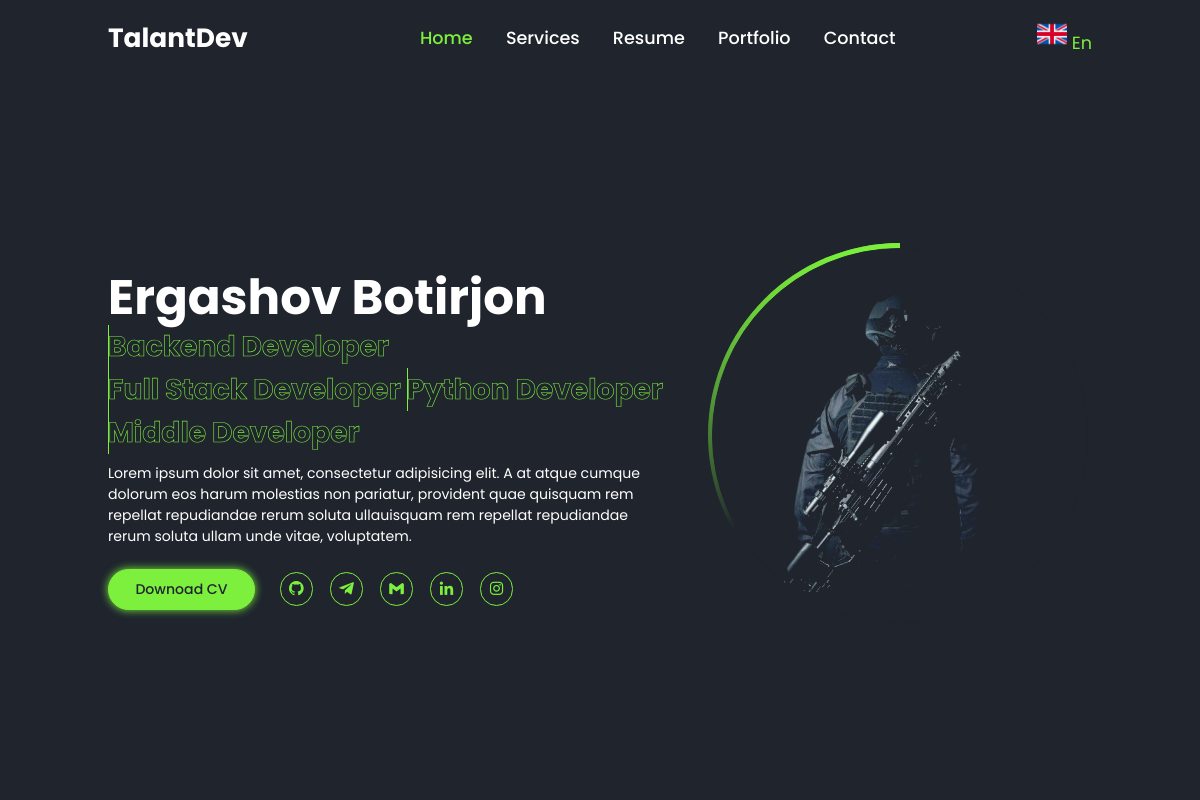
The page /en/ on the database its author committed.
### main/models.py (models this page shows, shortened)
class Language(models.Model):
    base = models.CharField(max_length=20)
    base_url = models.CharField(max_length=20)
    base_img = models.ImageField(upload_to='images/', null=True)
    first = models.CharField(max_length=20)
    first_url = models.CharField(max_length=20)
    first_img = models.ImageField(upload_to='images/', null=True)
    second = models.CharField(max_length=20)
    second_url = models.CharField(max_length=20)
    second_img = models.ImageField(upload_to='images/', null=True)
    create_at = models.DateTimeField(auto_now_add=True)
    update_at = models.DateTimeField(auto_now=True)

### main/views.py (the view)
# urls.py: path('', views.welcome, name='welcome'),
def welcome(request):
    sciences = Science.objects.first()
    about = About.objects.first()
    language = get_languages()
    context = {
        'sciences': sciences,
        'about': about,
        'language': language,
    }
    return render(request, 'index.html', context)

### main/function.py (called while the page is built)
def get_languages():
    return Language.objects.first()

### templates/index.html (shortened to what this page needs)
<!doctype html>
{% load static %}
{% load i18n %}
<html lang="en">
<head>
    <link href='https://unpkg.com/boxicons@2.1.4/css/boxicons.min.css' rel='stylesheet'>
    <link rel="stylesheet" href="{% static 'style/style.css' %}">
</head>
<body>
<header class="active">
    <a href="{% url 'main:welcome' %}" class="logo">{% trans "TalantDev" %}</a>
    <nav>
        <a href="{% url 'main:welcome' %}" class="active">{% trans "Home" %}</a>
        <a href="{% url 'main:services' %}">{% trans "Services" %}</a>
        <a href="{% url 'main:resume' %}">{% trans "Resume" %}</a>
        <a href="{% url 'main:portfolio' %}">{% trans "Portfolio" %}</a>
        <a href="{% url 'main:contact' %}">{% trans "Contact" %}</a>
    </nav>
    <div class="dropdowns">
        <span id="lang">
            <img src="{{ language.base_img.url }}" alt="" width="30">
            {{ language.base }}
        </span>
    </div>
</header>
<div class="bars-box active">
    <div class="bar" style="--i:6;"></div>
    <div class="bar" style="--i:5;"></div>
    <div class="bar" style="--i:4;"></div>
    <div class="bar" style="--i:3;"></div>
    <div class="bar" style="--i:1;"></div>
</div>
<section class="home active">
    <div class="home-detail">
        <h1>Ergashov Botirjon</h1>
        <h2>
            <span style="--i:4" data-text="Backend Developer">
            </span>
            <span style="--i:3" data-text="Full Stack Developer">
            </span>
            <span style="--i:2" data-text="Python Developer">
            </span>
            <span style="--i:1" data-text="Middle Developer">
            </span>
        </h2>
        <p>
            Lorem ipsum dolor sit amet, consectetur adipisicing elit. A at atque cumque dolorum eos harum molestias non
            pariatur, provident quae quisquam rem repellat repudiandae rerum soluta ullauisquam rem repellat repudiandae
            rerum soluta ullam unde vitae, voluptatem.
        </p>
        <div class="btn-sci">
            <a href="#" class="btn">
                {% trans "Downoad CV" %}
            </a>
            <div class="sci">
                <a href="https://github.com/TalantDeveloper">
                    <i class='bx bxl-github'></i>
                </a>
                <a href="https://t.me/Talantbek001">
                    <i class='bx bxl-telegram'></i>
                </a>
                <a href="mailto:ergashovbotirjon4@gmail.com">
                    <i class='bx bxl-gmail'></i>
                </a>
                <a href="https://www.linkedin.com/in/botirjon-ergashov-919a67258/">
                    <i class='bx bxl-linkedin'></i>
                </a>
                <a href="https://www.instagram.com/botirjon642/">
                    <i class='bx bxl-instagram'></i>
                </a>
            </div>
        </div>
    </div>
    <div class="home-img">
        <div class="img-box">
            <div class="img-item">
                <img src="{% static 'img/images.png' %}" alt="">
            </div>
        </div>
    </div>
</section>
</body>
</html>

### static/style/style.css (style rules this page uses)
* { margin: 0; padding: 0; box-sizing: border-box; text-decoration: none; border: none; outline: none; font-family: "Poppins", "sans-serif"; }
:root { --bg-color: #1f242d; --second-bg-color: #323946; --main-color: #7cf03d; --white-color: #fff; --disabled-color: #fff3; }
html { font-size: 62.5%; }
body { color: var(--white-color); }
header { position: fixed; top: 0; left: 0; width: 100%; padding: 2rem 9%; background: var(--bg-color); display: flex; justify-content: space-between; align-items: center; z-index: 100; visibility: hidden; opacity: 0; }
header.active { animation: show-header 1.5s linear forwards; animation-delay: 1.2s; }
.logo { font-size: 3rem; color: var(--white-color); font-weight: 700; }
nav a { font-size: 2rem; color: var(--white-color); font-weight: 500; margin-left: 3.5rem; transition: 0.5s; }
nav a:hover, nav a.active { color: var(--main-color); }
.dropdowns { position: relative; display: inline-block; font-size: 2rem; }
.bars-box { position: absolute; width: 100%; height: 100%; display: flex; }
.bars-box .bar { width: 100%; height: 100%; background: var(--bg-color); animation: hide-bars 0.5s ease-in-out both; animation-delay: calc(0.1s * var(--i)); }
.bars-box.active .bar { animation: show-bars 0.5s ease-in-out both; animation-delay: calc(0.1s * var(--i)); }
section { position: absolute; width: 100%; height: 100%; padding: 10rem 9% 2rem; visibility: hidden; opacity: 0; overflow: hidden; }
section.active { animation: show-content 1.5s linear forwards; animation-delay: 1.6s; }
.home { display: flex; align-items: center; gap: 5rem; }
.home-detail h1 { font-size: clamp(3.5rem, 10vw, 5.5rem); }
.home-detail h2 { display: inline-block; font-size: 3.2rem; margin-top: -1rem; }
.home-detail h2 span { position: relative; display: inline-block; color: transparent; -webkit-text-stroke: 0.07rem var(--main-color); animation: display-text 16s linear infinite; animation-delay: calc(-4s * var(--i)); }
.home-detail h2 span::before { content: attr(data-text); position: absolute; width: 0; border-right: 0.2rem solid var(--main-color); color: var(--main-color); white-space: nowrap; overflow: hidden; animation: fill-text 4s linear infinite; }
.home-detail p { font-size: 1.6rem; margin: 1rem 0 2.5rem; }
.home-detail .btn-sci { display: flex; align-items: center; }
.btn { display: inline-block; padding: 1rem 3rem; background: var(--main-color); border: 0.2rem solid var(--main-color); border-radius: 4rem; box-shadow: 0 0 1rem var(--main-color); font-size: 1.6rem; color: var(--bg-color); font-weight: 500; }
.home-detail .btn-sci .sci { margin-left: 2rem; }
.home-detail .btn-sci .sci a { display: inline-flex; padding: 0.8rem; border: 0.2rem solid var(--main-color); border-radius: 50%; font-size: 2rem; color: var(--main-color); margin: 0 0.8rem; transition: 0.5s; }
.home-img .img-box { position: relative; width: 32vw; height: 32vw; border-radius: 50%; padding: 0.5rem; display: flex; justify-content: center; align-items: center; overflow: hidden; }
.home-img .img-box::before, .home-img .img-box::after { content: ""; position: absolute; width: 50rem; height: 50rem; background: conic-gradient( transparent, transparent, transparent, var(--main-color) ); transform: rotate(0deg); animation: rotate-border 10s linear infinite; }
.home-img .img-box::after { animation-delay: -5s; }
.home-img .img-box .img-item { position: relative; width: 100%; height: 100%; background: var(--bg-color); border-radius: 50%; border: 0.01rem solid var(--bg-color); display: flex; justify-content: center; z-index: 1; overflow: hidden; }
.home-img .img-box .img-item img { position: absolute; top: 3rem; display: block; width: 85%; object-fit: cover; mix-blend-mode: lighten; }
.dropdowns span { color: var(--main-color); }
@media screen and (max-width: 1200px) { html { font-size: 55%; } }

### rows shown on the page
Language: base_img (picture), base "En"
